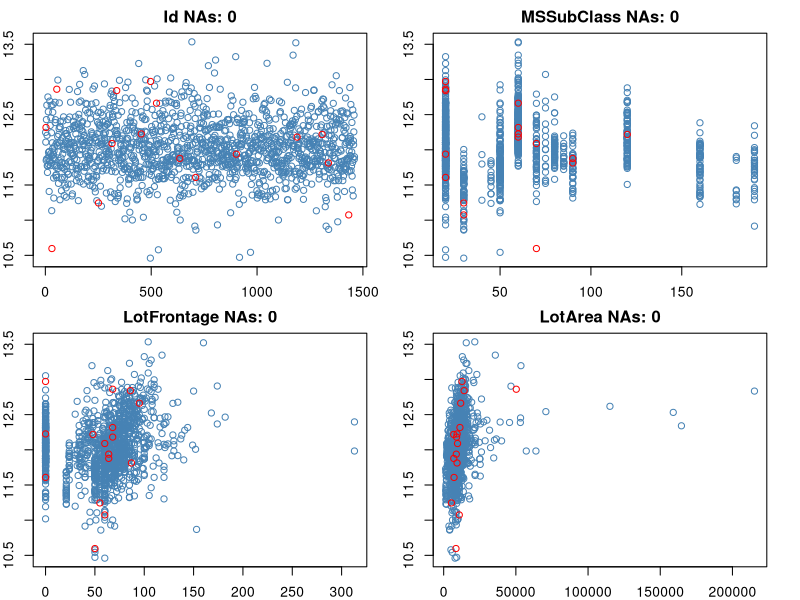
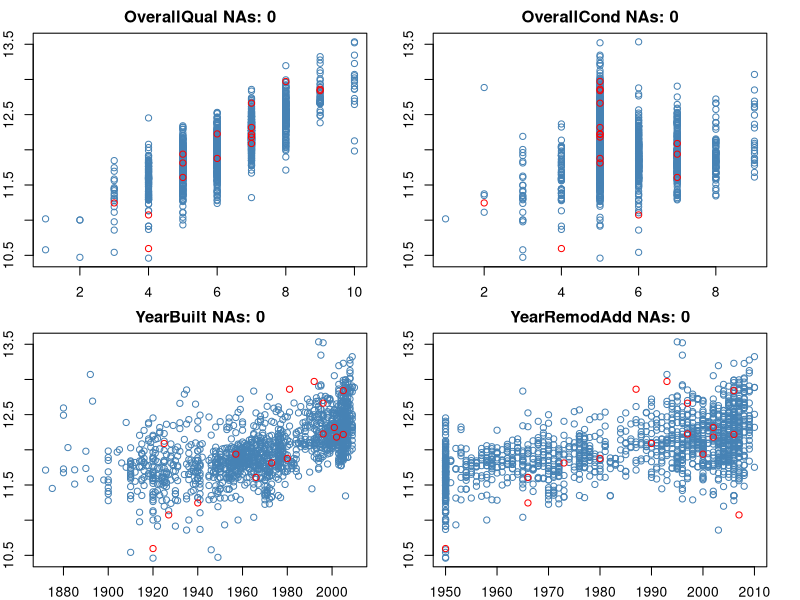
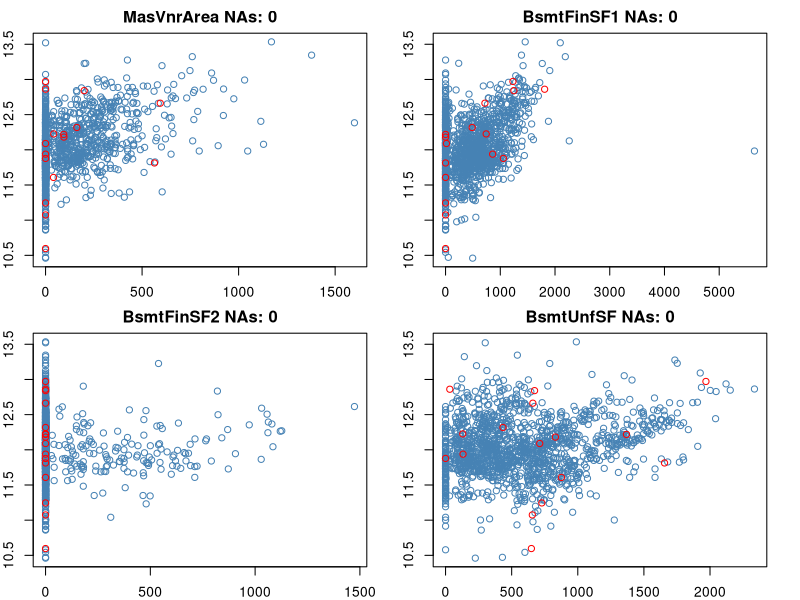
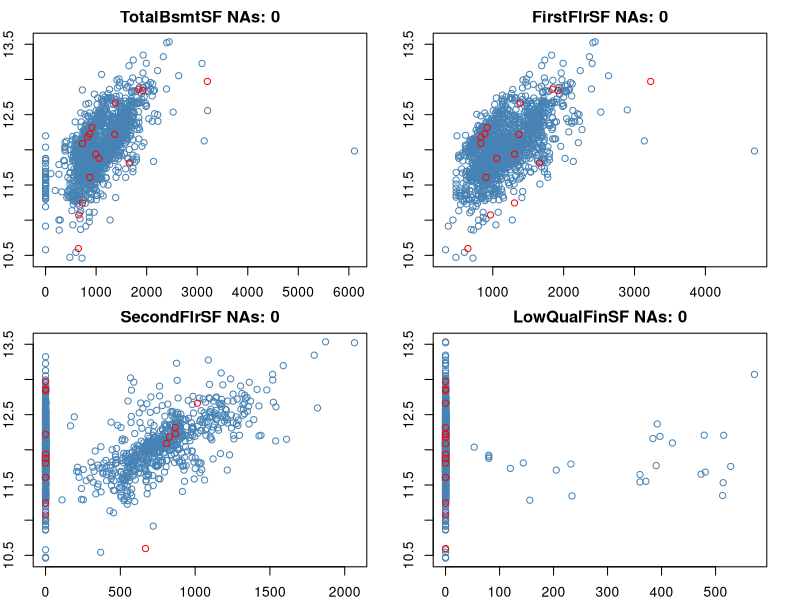
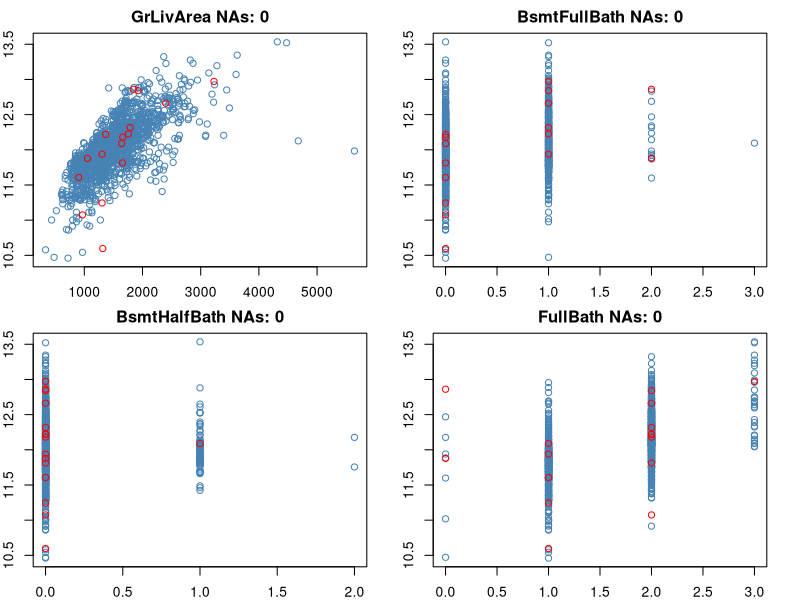
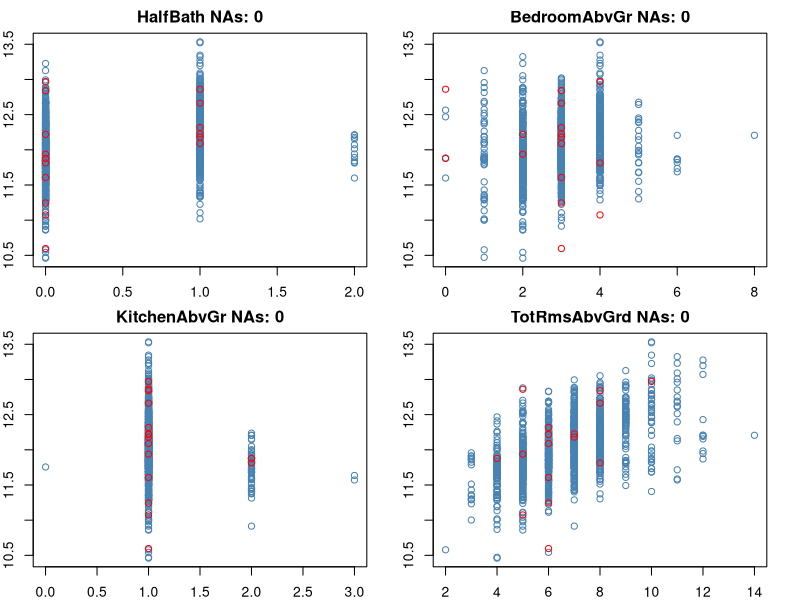
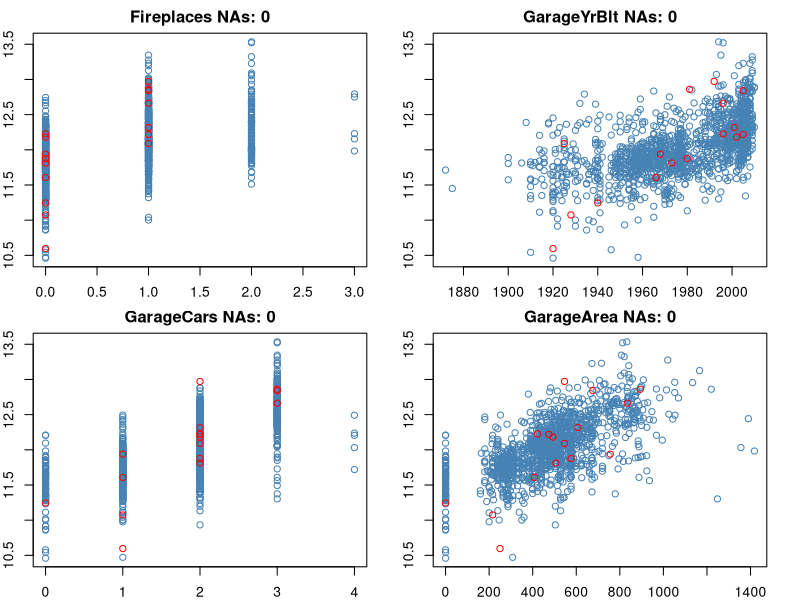
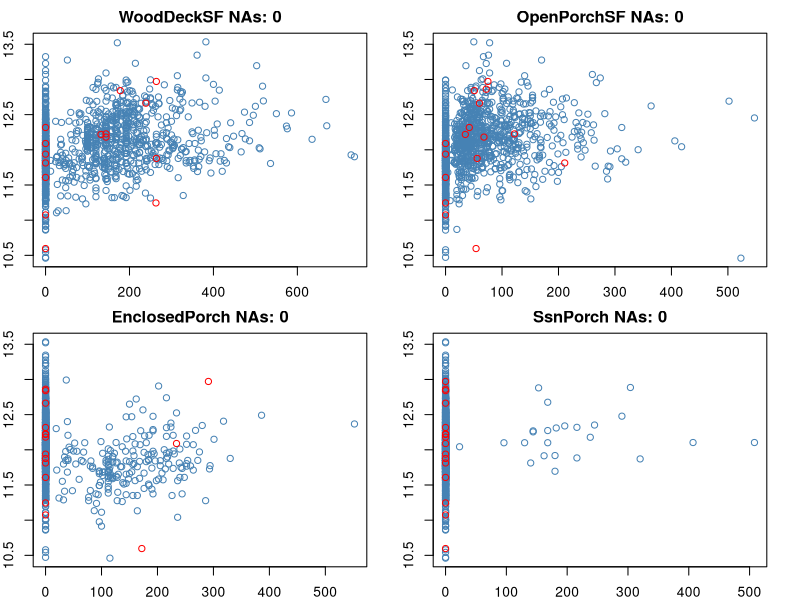

R code for these plots, in order: (Note: this script raises an error after producing the figures.)
## ---- chunk 1
knitr::opts_chunk$set(echo = TRUE)
library(data.table)
library(dplyr)
data = read.csv('data/my_train.csv',header = TRUE)
data = data[,names(sort(unlist(lapply(data, class)), decreasing = T))]
rm_data =c(1299,524,336,314,633,3,250,1424,1183,707,899,496,452,31,1329,54)
my.house.data =data[- rm_data,]
my.rm.data =data[rm_data,]

## ---- chunk 2

par(mfrow=c(2,2))
par(mar=rep(2,4))
i <- 2
for (i in 2:81){
  plot(select(my.house.data,i,'SalePrice'),col='steel blue',main = paste0(colnames(my.house.data)[i]," NAs: ",sum(is.na(select(my.house.data,i)))))
  points(select(my.rm.data,i,'SalePrice'),col='red',main = paste0(colnames(my.house.data)[i]," NAs: ",sum(is.na(select(my.house.data,i)))))
}
